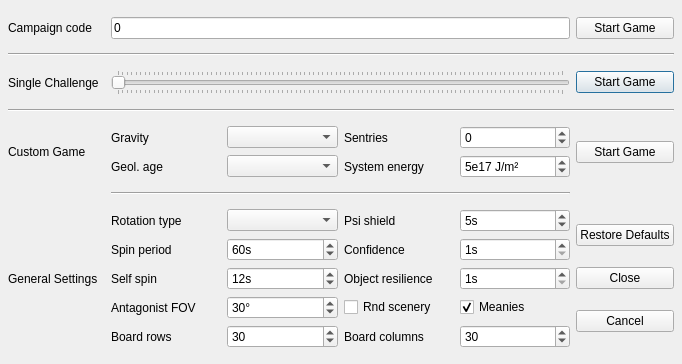
<?xml version="1.0" encoding="UTF-8"?>
<ui version="4.0">
 <class>Dialog_setup_game</class>
 <widget class="QDialog" name="Dialog_setup_game">
  <property name="geometry">
   <rect>
    <x>0</x>
    <y>0</y>
    <width>682</width>
    <height>364</height>
   </rect>
  </property>
  <property name="sizePolicy">
   <sizepolicy hsizetype="Preferred" vsizetype="Preferred">
    <horstretch>0</horstretch>
    <verstretch>0</verstretch>
   </sizepolicy>
  </property>
  <property name="minimumSize">
   <size>
    <width>682</width>
    <height>364</height>
   </size>
  </property>
  <property name="maximumSize">
   <size>
    <width>682</width>
    <height>364</height>
   </size>
  </property>
  <property name="windowTitle">
   <string>Game Setup</string>
  </property>
  <property name="whatsThis">
   <string>&lt;html&gt;&lt;head/&gt;&lt;body&gt;&lt;p&gt;Setup options for starting a new game.&lt;/p&gt;&lt;/body&gt;&lt;/html&gt;</string>
  </property>
  <widget class="QWidget" name="gridLayoutWidget">
   <property name="geometry">
    <rect>
     <x>8</x>
     <y>9</y>
     <width>666</width>
     <height>349</height>
    </rect>
   </property>
   <layout class="QGridLayout" name="gridLayout_main">
    <property name="horizontalSpacing">
     <number>6</number>
    </property>
    <item row="7" column="3">
     <widget class="Line" name="hline_3">
      <property name="orientation">
       <enum>Qt::Horizontal</enum>
      </property>
     </widget>
    </item>
    <item row="1" column="3">
     <widget class="QLineEdit" name="lineEdit_campaign">
      <property name="text">
       <string>0</string>
      </property>
     </widget>
    </item>
    <item row="3" column="1">
     <widget class="QLabel" name="label_challenge">
      <property name="text">
       <string>Single Challenge</string>
      </property>
     </widget>
    </item>
    <item row="4" column="1" colspan="4">
     <widget class="Line" name="hline_2">
      <property name="orientation">
       <enum>Qt::Horizontal</enum>
      </property>
     </widget>
    </item>
    <item row="2" column="1" colspan="4">
     <widget class="Line" name="hline_1">
      <property name="orientation">
       <enum>Qt::Horizontal</enum>
      </property>
     </widget>
    </item>
    <item row="3" column="4">
     <widget class="QPushButton" name="pushButton_ok_challenge">
      <property name="text">
       <string>Start Game</string>
      </property>
     </widget>
    </item>
    <item row="6" column="1">
     <widget class="QLabel" name="label_custom">
      <property name="text">
       <string>Custom Game</string>
      </property>
     </widget>
    </item>
    <item row="1" column="1">
     <widget class="QLabel" name="label_campaign">
      <property name="text">
       <string>Campaign code</string>
      </property>
     </widget>
    </item>
    <item row="3" column="3">
     <widget class="QSlider" name="horizontalSlider_challenge">
      <property name="maximum">
       <number>9999</number>
      </property>
      <property name="orientation">
       <enum>Qt::Horizontal</enum>
      </property>
      <property name="tickPosition">
       <enum>QSlider::TicksBothSides</enum>
      </property>
      <property name="tickInterval">
       <number>100</number>
      </property>
     </widget>
    </item>
    <item row="1" column="4">
     <widget class="QPushButton" name="pushButton_ok_campaign">
      <property name="enabled">
       <bool>true</bool>
      </property>
      <property name="text">
       <string>Start Game</string>
      </property>
     </widget>
    </item>
    <item row="6" column="4">
     <widget class="QPushButton" name="pushButton_ok_custom">
      <property name="text">
       <string>Start Game</string>
      </property>
     </widget>
    </item>
    <item row="6" column="3">
     <layout class="QGridLayout" name="gridLayout_custom">
      <item row="1" column="1">
       <widget class="QComboBox" name="comboBox_gravity">
        <property name="maxCount">
         <number>2147483644</number>
        </property>
       </widget>
      </item>
      <item row="1" column="0">
       <widget class="QLabel" name="label_gravity">
        <property name="text">
         <string>Gravity</string>
        </property>
       </widget>
      </item>
      <item row="2" column="3">
       <widget class="QSpinBox" name="spinBox_energy">
        <property name="toolTip">
         <string extracomment="Mean system energy per height level counting trees only. 1 tree is the rough equivalent of 1e19J."/>
        </property>
        <property name="suffix">
         <string>e17 J/m²</string>
        </property>
        <property name="minimum">
         <number>1</number>
        </property>
        <property name="maximum">
         <number>10</number>
        </property>
        <property name="value">
         <number>5</number>
        </property>
       </widget>
      </item>
      <item row="2" column="2">
       <widget class="QLabel" name="label_energy">
        <property name="text">
         <string>System energy</string>
        </property>
       </widget>
      </item>
      <item row="2" column="0">
       <widget class="QLabel" name="label_age">
        <property name="text">
         <string>Geol. age</string>
        </property>
       </widget>
      </item>
      <item row="2" column="1">
       <widget class="QComboBox" name="comboBox_age"/>
      </item>
      <item row="1" column="3">
       <widget class="QSpinBox" name="spinBox_sentries">
        <property name="readOnly">
         <bool>false</bool>
        </property>
        <property name="specialValueText">
         <string>Randomized</string>
        </property>
        <property name="minimum">
         <number>-1</number>
        </property>
        <property name="maximum">
         <number>5</number>
        </property>
        <property name="value">
         <number>0</number>
        </property>
       </widget>
      </item>
      <item row="1" column="2">
       <widget class="QLabel" name="label_sentries">
        <property name="text">
         <string>Sentries</string>
        </property>
       </widget>
      </item>
     </layout>
    </item>
    <item row="8" column="3">
     <layout class="QGridLayout" name="gridLayout_dim">
      <item row="3" column="0">
       <widget class="QLabel" name="label_fov">
        <property name="text">
         <string>Antagonist FOV</string>
        </property>
       </widget>
      </item>
      <item row="1" column="3">
       <widget class="QSpinBox" name="spinBox_confidence">
        <property name="suffix">
         <string>s</string>
        </property>
        <property name="minimum">
         <number>1</number>
        </property>
        <property name="maximum">
         <number>10</number>
        </property>
       </widget>
      </item>
      <item row="1" column="0">
       <widget class="QLabel" name="label_spin_period">
        <property name="text">
         <string>Spin period</string>
        </property>
       </widget>
      </item>
      <item row="2" column="0">
       <widget class="QLabel" name="label_self_spin">
        <property name="text">
         <string>Self spin</string>
        </property>
       </widget>
      </item>
      <item row="0" column="3">
       <widget class="QSpinBox" name="spinBox_psi_shield">
        <property name="suffix">
         <string>s</string>
        </property>
        <property name="maximum">
         <number>60</number>
        </property>
        <property name="value">
         <number>5</number>
        </property>
       </widget>
      </item>
      <item row="0" column="0">
       <widget class="QLabel" name="label_rotation_type">
        <property name="text">
         <string>Rotation type</string>
        </property>
       </widget>
      </item>
      <item row="0" column="1">
       <widget class="QComboBox" name="comboBox_rotation_type"/>
      </item>
      <item row="0" column="2">
       <widget class="QLabel" name="label_psi_shield">
        <property name="text">
         <string>Psi shield</string>
        </property>
       </widget>
      </item>
      <item row="1" column="2">
       <widget class="QLabel" name="label_confidence">
        <property name="text">
         <string>Confidence</string>
        </property>
       </widget>
      </item>
      <item row="2" column="1">
       <widget class="QSpinBox" name="spinBox_self_spin">
        <property name="suffix">
         <string>s</string>
        </property>
        <property name="minimum">
         <number>2</number>
        </property>
        <property name="maximum">
         <number>24</number>
        </property>
        <property name="value">
         <number>12</number>
        </property>
       </widget>
      </item>
      <item row="1" column="1">
       <widget class="QSpinBox" name="spinBox_spin_period">
        <property name="suffix">
         <string>s</string>
        </property>
        <property name="minimum">
         <number>10</number>
        </property>
        <property name="maximum">
         <number>180</number>
        </property>
        <property name="singleStep">
         <number>5</number>
        </property>
        <property name="value">
         <number>60</number>
        </property>
       </widget>
      </item>
      <item row="3" column="1">
       <widget class="QSpinBox" name="spinBox_antagonist_fov">
        <property name="suffix">
         <string>°</string>
        </property>
        <property name="minimum">
         <number>10</number>
        </property>
        <property name="maximum">
         <number>80</number>
        </property>
        <property name="singleStep">
         <number>5</number>
        </property>
        <property name="value">
         <number>30</number>
        </property>
       </widget>
      </item>
      <item row="3" column="2">
       <widget class="QCheckBox" name="checkBox_random_scenery">
        <property name="enabled">
         <bool>true</bool>
        </property>
        <property name="text">
         <string>Rnd scenery</string>
        </property>
       </widget>
      </item>
      <item row="2" column="2">
       <widget class="QLabel" name="label_object_resilience">
        <property name="text">
         <string>Object resilience</string>
        </property>
       </widget>
      </item>
      <item row="3" column="3">
       <widget class="QCheckBox" name="checkBox_meanies">
        <property name="text">
         <string>Meanies</string>
        </property>
        <property name="checked">
         <bool>true</bool>
        </property>
       </widget>
      </item>
      <item row="2" column="3">
       <widget class="QSpinBox" name="spinBox_object_resilience">
        <property name="suffix">
         <string>s</string>
        </property>
        <property name="minimum">
         <number>1</number>
        </property>
        <property name="maximum">
         <number>30</number>
        </property>
        <property name="value">
         <number>1</number>
        </property>
       </widget>
      </item>
      <item row="4" column="3">
       <widget class="QSpinBox" name="spinBox_cols">
        <property name="minimum">
         <number>20</number>
        </property>
        <property name="maximum">
         <number>50</number>
        </property>
        <property name="singleStep">
         <number>5</number>
        </property>
        <property name="value">
         <number>30</number>
        </property>
       </widget>
      </item>
      <item row="4" column="2">
       <widget class="QLabel" name="label_cols">
        <property name="text">
         <string>Board columns</string>
        </property>
       </widget>
      </item>
      <item row="4" column="1">
       <widget class="QSpinBox" name="spinBox_rows">
        <property name="minimum">
         <number>20</number>
        </property>
        <property name="maximum">
         <number>50</number>
        </property>
        <property name="singleStep">
         <number>5</number>
        </property>
        <property name="value">
         <number>30</number>
        </property>
       </widget>
      </item>
      <item row="4" column="0">
       <widget class="QLabel" name="label_rows">
        <property name="text">
         <string>Board rows</string>
        </property>
       </widget>
      </item>
     </layout>
    </item>
    <item row="8" column="4">
     <layout class="QVBoxLayout" name="verticalLayout">
      <item>
       <widget class="QPushButton" name="pushButton_restore_defaults">
        <property name="text">
         <string>Restore Defaults</string>
        </property>
       </widget>
      </item>
      <item>
       <widget class="QPushButton" name="pushButton_close">
        <property name="text">
         <string>Close</string>
        </property>
       </widget>
      </item>
      <item>
       <widget class="QPushButton" name="pushButton_cancel">
        <property name="text">
         <string>Cancel</string>
        </property>
       </widget>
      </item>
     </layout>
    </item>
    <item row="8" column="1">
     <widget class="QLabel" name="label_general">
      <property name="text">
       <string>General Settings</string>
      </property>
     </widget>
    </item>
   </layout>
  </widget>
 </widget>
 <tabstops>
  <tabstop>lineEdit_campaign</tabstop>
  <tabstop>pushButton_ok_campaign</tabstop>
  <tabstop>horizontalSlider_challenge</tabstop>
  <tabstop>pushButton_ok_challenge</tabstop>
  <tabstop>comboBox_gravity</tabstop>
  <tabstop>spinBox_sentries</tabstop>
  <tabstop>comboBox_age</tabstop>
  <tabstop>spinBox_energy</tabstop>
  <tabstop>pushButton_ok_custom</tabstop>
  <tabstop>comboBox_rotation_type</tabstop>
  <tabstop>spinBox_psi_shield</tabstop>
  <tabstop>spinBox_spin_period</tabstop>
  <tabstop>spinBox_confidence</tabstop>
  <tabstop>spinBox_self_spin</tabstop>
  <tabstop>spinBox_object_resilience</tabstop>
  <tabstop>spinBox_antagonist_fov</tabstop>
  <tabstop>checkBox_random_scenery</tabstop>
  <tabstop>checkBox_meanies</tabstop>
  <tabstop>spinBox_rows</tabstop>
  <tabstop>spinBox_cols</tabstop>
  <tabstop>pushButton_restore_defaults</tabstop>
  <tabstop>pushButton_close</tabstop>
  <tabstop>pushButton_cancel</tabstop>
 </tabstops>
 <resources/>
 <connections/>
</ui>
